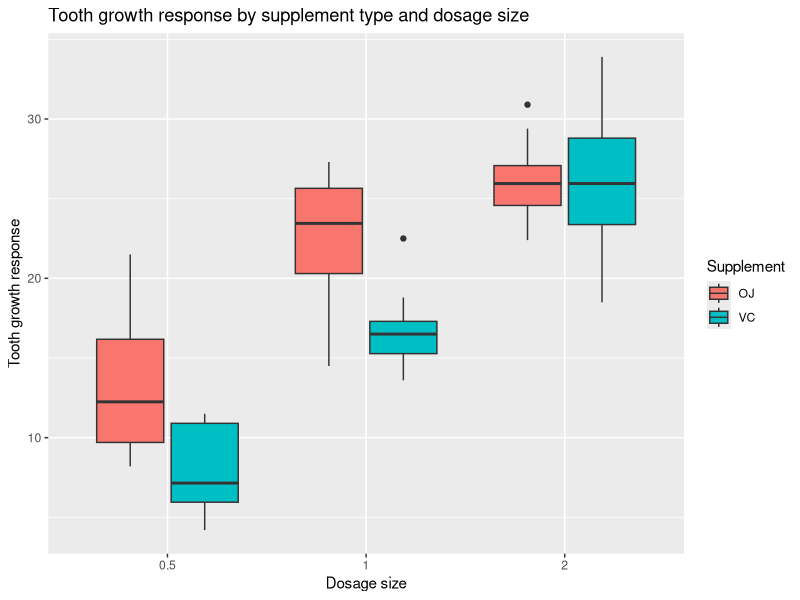

R code for this plot:
## ---- chunk 1
library(datasets)
data("ToothGrowth")
## ---- chunk 2
str(ToothGrowth)
## ---- chunk 3
library(dplyr, warn.conflicts = FALSE)
library(reshape2, warn.conflicts = FALSE)
# Average tooth growth by parameter combination
ToothGrowth %>% 
    recast(formula = supp ~ dose, mean, id.var = c("supp", "dose"), measure.var = "len")
## ---- chunk 4
library(ggplot2)
m <- ggplot(data = ToothGrowth, aes(y = len, x = as.factor(dose), fill = supp)) 
m <- m + geom_boxplot()
m <- m + ggtitle("Tooth growth response by supplement type and dosage size")
m <- m + xlab("Dosage size")
m <- m + ylab("Tooth growth response")
m + labs(fill = "Supplement")
